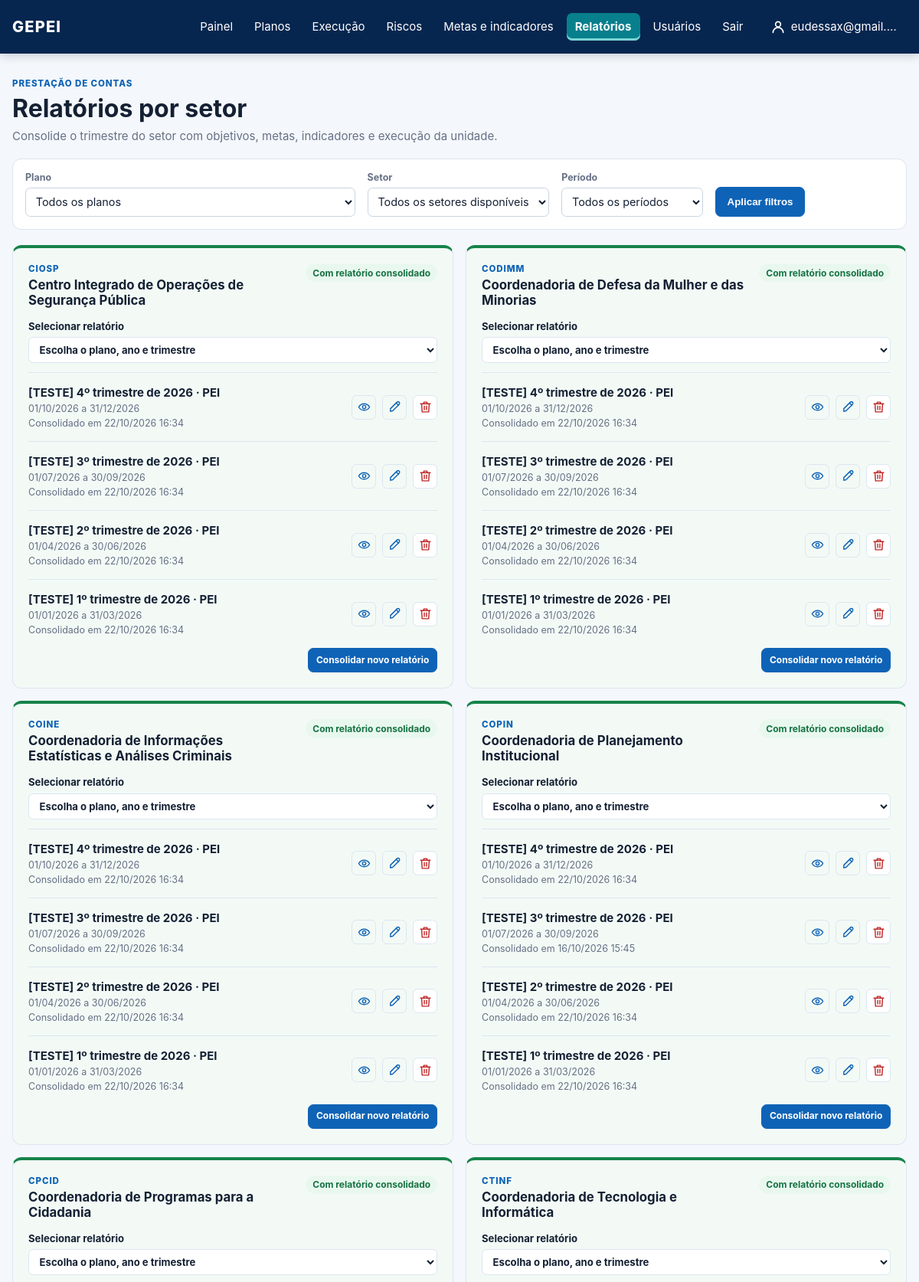
/relatorios/ (signed in, upper part), run on an earlier commit of the app's database.
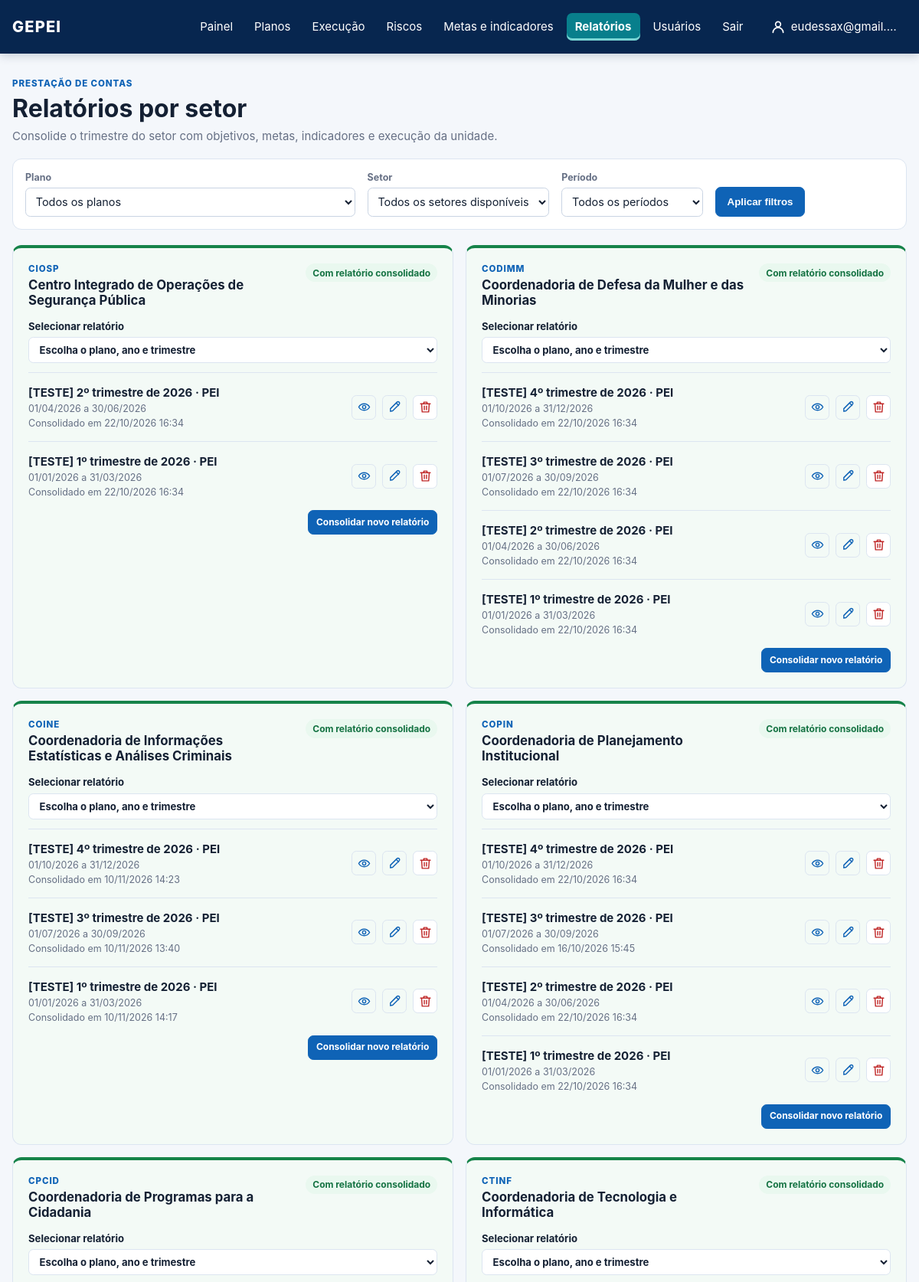
And on a later commit of the database.
### core/models.py (models this page shows)
class OrganizationalUnit(models.Model):
    class UnitType(models.TextChoices):
        ORGAN = "ORGAO", "Órgão"
        UNIT = "UNIDADE", "Unidade"
        SECTOR = "SETOR", "Setor"
    organization = models.ForeignKey(Organization, on_delete=models.PROTECT)
    parent = models.ForeignKey("self", null=True, blank=True, on_delete=models.PROTECT)
    name = models.CharField(max_length=180)
    acronym = models.CharField(max_length=30, blank=True)
    unit_type = models.CharField(max_length=10, choices=UnitType.choices)
    def __str__(self):
        return self.acronym or self.name

class QuarterlySectorReport(models.Model):
    unit = models.ForeignKey(OrganizationalUnit, on_delete=models.PROTECT)
    plan = models.ForeignKey(Plan, on_delete=models.PROTECT)
    year = models.PositiveSmallIntegerField()
    quarter = models.PositiveSmallIntegerField(choices=[(n, f"{n}º trimestre") for n in range(1, 5)])
    snapshot = models.JSONField(default=dict)
    consolidated_by = models.ForeignKey(settings.AUTH_USER_MODEL, on_delete=models.PROTECT)
    consolidated_at = models.DateTimeField(auto_now_add=True)
    class Meta:
        ordering = ["-year", "-quarter", "unit__name"]
        default_permissions = ("view",)
        permissions = [("consolidate_quarterlysectorreport", "Consolidar relatório trimestral do próprio setor")]
        constraints = [models.CheckConstraint(condition=models.Q(quarter__gte=1, quarter__lte=4), name="valid_report_quarter")]

class Plan(models.Model):
    class PlanType(models.TextChoices):
        PEI = "PEI", "PEI"
        PESP = "PESP", "PESP"
        PPA = "PPA", "PPA"
        OTHER = "OUTRO", "Outro"
    name = models.CharField(max_length=180)
    acronym = models.CharField(max_length=30)
    plan_type = models.CharField(max_length=10, choices=PlanType.choices)
    start_date = models.DateField()
    end_date = models.DateField()
    active = models.BooleanField(default=True)
    def __str__(self):
        return self.acronym

### core/quarterly_reports.py (the view, shortened to what this page needs)
# urls.py: path("relatorios/", quarterly_reports.overview, name="report_cycle_overview"),
@login_required
def overview(request):
    if not _can_view(request.user):
        raise PermissionDenied
    today = timezone.localdate()
    selected_unit = selected_unit_for_request(request)
    selected_plan = request.GET.get("plan", "")
    selected_year = request.GET.get("year", "")
    view_units = view_scope_units(OrganizationalUnit.objects.order_by("name"), request.user)
    write_units = scope_units(OrganizationalUnit.objects.order_by("name"), request.user)
    can_consolidate = request.user.has_perm("core.consolidate_quarterlysectorreport")
    initial = {"unit": selected_unit, "plan": selected_plan or Plan.objects.filter(active=True).values_list("pk", flat=True).first(), "year": today.year, "quarter": (today.month - 1) // 3 + 1}
    form = QuarterlyReportForm(request.POST if request.method == "POST" else None, units=write_units, initial=initial)
    reports = QuarterlySectorReport.objects.filter(unit__in=view_units).select_related("unit", "plan", "consolidated_by")
    years = sorted(set(reports.values_list("year", flat=True)) | {today.year}, reverse=True)
    if selected_unit.isdigit():
        reports = reports.filter(unit_id=selected_unit)
    if selected_plan.isdigit():
        reports = reports.filter(plan_id=selected_plan)
    period_values = {(year, quarter) for year, quarter in reports.values_list("year", "quarter").distinct()}
    for plan in Plan.objects.filter(active=True).only("start_date", "end_date"):
        for year in range(plan.start_date.year, plan.end_date.year + 1):
            first_quarter = 1 if year > plan.start_date.year else (plan.start_date.month - 1) // 3 + 1
            last_quarter = 4 if year < plan.end_date.year else (plan.end_date.month - 1) // 3 + 1
            period_values.update((year, quarter) for quarter in range(first_quarter, last_quarter + 1))
    period_values.add((today.year, (today.month - 1) // 3 + 1))
    available_periods = [{"value": f"{year}-{quarter}", "label": f"{quarter}º trimestre de {year}"} for year, quarter in sorted(period_values, reverse=True)]
    selected_period = request.GET.get("period", "")
    match = re.fullmatch(r"([2-9]\d{3})-([1-4])", selected_period)
    available_years = list(reports.order_by("-year").values_list("year", flat=True).distinct())
    selected_year = request.GET.get("year", "")
    selected_quarter = request.GET.get("quarter", "")
    if match:
        selected_year, selected_quarter = match.groups()
        if not any(item["value"] == selected_period for item in available_periods):
            available_periods.insert(0, {"value": selected_period, "label": f"{selected_quarter}º trimestre de {selected_year}"})
    else:
        selected_period = ""
    if selected_year.isascii() and selected_year.isdigit() and len(selected_year) == 4:
        reports = reports.filter(year=int(selected_year))
    else:
        selected_year = ""
    if selected_quarter in ("1", "2", "3", "4"):
        reports = reports.filter(quarter=int(selected_quarter))
    else:
        selected_quarter = ""
    if not selected_period and selected_year and selected_quarter:
        selected_period = f"{selected_year}-{selected_quarter}"
    units = view_units.filter(pk=selected_unit) if selected_unit.isdigit() else view_units
    if selected_period:
        units = units.filter(pk__in=reports.values("unit_id"))
    sector_rows = [{"unit": unit, "reports": [r for r in reports if r.unit_id == unit.pk], "can_consolidate": can_consolidate and write_units.filter(pk=unit.pk).exists()} for unit in units]
    return render(request, "core/quarterly_report_overview.html", {"units": view_units, "selected_unit": selected_unit, "plans": Plan.objects.filter(active=True), "selected_plan": selected_plan, "sector_rows": sector_rows, "consolidation_form": form, "can_consolidate": can_consolidate, "available_years": available_years, "selected_year": selected_year, "selected_quarter": selected_quarter, "quarters": range(1, 5), "available_periods": available_periods, "selected_period": selected_period})

### core/forms.py (shortened to what this page needs)
class QuarterlyReportForm(forms.Form):
    plan = forms.ModelChoiceField(queryset=None, label="Plano")
    unit = forms.ModelChoiceField(queryset=OrganizationalUnit.objects.none(), label="Setor")
    year = forms.IntegerField(label="Ano", min_value=2000, max_value=9999)
    quarter = forms.TypedChoiceField(label="Trimestre", coerce=int, choices=((1, "1º trimestre · janeiro a março"), (2, "2º trimestre · abril a junho"), (3, "3º trimestre · julho a setembro"), (4, "4º trimestre · outubro a dezembro")))
    def __init__(self, *args, units, **kwargs):
        from .models import Plan
        super().__init__(*args, **kwargs)
        self.fields["plan"].queryset = Plan.objects.filter(active=True).order_by("acronym")
        self.fields["unit"].queryset = units

### core/context_processors.py (called while the page is built)
def navigation_plans(request):
    if not request.user.is_authenticated:
        return {"navigation_plans": []}
    return {"navigation_plans": Plan.objects.order_by("acronym", "name")}

### core/permissions.py (called while the page is built)
def is_administrator(user):
    if user.is_superuser:
        return True
    return user.groups.filter(name__iexact=ADMINISTRATOR_GROUP_NAME).exists()

def view_scope_units(queryset, user):
    return scope_units(queryset, user, for_view=True)

### templates/core/quarterly_report_overview.html (shortened to what this page needs)
{% extends "base.html" %}
{% block content %}
<section class="page-heading dashboard-heading"><div><p class="eyebrow">Prestação de contas</p><h1>Relatórios por setor</h1><p>Consolide o trimestre do setor com objetivos, metas, indicadores e execução da unidade.</p></div></section>
<form method="get" class="dashboard-filters"><label>Plano<select name="plan"><option value="">Todos os planos</option></select></label><label>Setor<select name="unit"><option value="">Todos os setores disponíveis</option></select></label><label>Período<select name="period" onchange="this.form.requestSubmit()"><option value="">Todos os períodos</option></select></label><button class="button button-primary" type="submit">Aplicar filtros</button></form>
<section class="quarterly-report-sectors">
{% for row in sector_rows %}
<article class="panel quarterly-sector-card {% if row.reports %}quarterly-sector-consolidated{% endif %}">
  <div class="panel-heading"><div><p class="eyebrow">{{ row.unit.acronym }}</p><h2>{{ row.unit.name }}</h2></div><span class="chip {% if row.reports %}chip-concluida{% else %}chip-neutral{% endif %}">{% if row.reports %}Com relatório consolidado{% else %}Sem consolidação{% endif %}</span></div>
  {% if row.reports %}<label class="quarterly-report-picker">Selecionar relatório<select data-select-report><option value="">Escolha o plano, ano e trimestre</option></select></label>{% endif %}
  {% for report in row.reports %}<div class="quarterly-report-entry"><div><strong>{% if report.snapshot.contains_test_data %}[TESTE] {% endif %}{{ report.quarter }}º trimestre de {{ report.year }} · {{ report.plan.acronym }}</strong><small>{{ report.snapshot.period_label }}</small><small>Consolidado em {{ report.consolidated_at|date:"d/m/Y H:i" }}</small></div><div class="quarterly-report-actions"><a class="row-icon" href="{% url 'quarterly_report_detail' report.pk %}" title="Ver relatório" aria-label="Ver relatório">{% include "core/_record_icon.html" with icon="view" %}</a>{% if row.can_consolidate %}<a class="row-icon" href="{% url 'quarterly_report_edit' report.pk %}" title="Editar relatório" aria-label="Editar relatório">{% include "core/_record_icon.html" with icon="edit" %}</a><button type="button" class="row-icon row-icon-danger" data-delete-report="{{ report.pk }}" title="Excluir relatório" aria-label="Excluir relatório">{% include "core/_record_icon.html" with icon="delete" %}</button>{% endif %}{% if not row.reports and row.can_consolidate %}<button type="button" class="button button-primary" data-consolidate-unit="{{ row.unit.pk }}">Consolidar relatório</button>{% endif %}</div></div>{% if row.can_consolidate %}{% include "core/_quarterly_report_delete.html" %}{% endif %}{% empty %}<p class="form-hint">Escolha o plano, o ano e o trimestre para consolidar o primeiro relatório deste setor.</p>{% endfor %}
  {% if row.can_consolidate %}<div class="quarterly-report-actions"><button type="button" class="button button-primary" data-consolidate-unit="{{ row.unit.pk }}">Consolidar novo relatório</button></div>{% endif %}
</article>
{% empty %}<div class="panel empty-state">{% if selected_period %}Nenhum relatório consolidado encontrado para o período selecionado.{% else %}Nenhum setor disponível.{% endif %}</div>{% endfor %}
</section>
{% endblock %}

### templates/core/_record_icon.html
{% if icon == "view" %}<svg viewBox="0 0 24 24" width="18" height="18" fill="none" stroke="currentColor" stroke-width="1.8" stroke-linecap="round" stroke-linejoin="round" aria-hidden="true"><path d="M2 12s3.5-6 10-6 10 6 10 6-3.5 6-10 6S2 12 2 12Z"/><circle cx="12" cy="12" r="3"/></svg>{% elif icon == "delete" %}<svg viewBox="0 0 24 24" width="18" height="18" fill="none" stroke="currentColor" stroke-width="1.8" aria-hidden="true"><path d="M3 6h18M9 6V3h6v3M5 6l1 15h12l1-15M10 10v7M14 10v7"/></svg>{% elif icon == "evidence" %}<svg viewBox="0 0 24 24" width="18" height="18" fill="none" stroke="currentColor" stroke-width="1.8" aria-hidden="true"><path d="M6 3h8l4 4v14H6zM14 3v4h4M9 12h6M9 16h6"/></svg>{% else %}<svg viewBox="0 0 24 24" width="18" height="18" fill="none" stroke="currentColor" stroke-width="1.8" aria-hidden="true"><path d="m15 5 4 4M4 20l4-1L20 7a2.8 2.8 0 0 0-4-4L4 15z"/></svg>{% endif %}

What changed in the data, as far as the page shows it:
removed QuarterlySectorReport: shows "[TESTE]", quarter "4", year "2026", plan.acronym "PEI", snapshot.period_label "01/10/2026 a 31/12/2026", consolidated_at "22/10/2026 16:34", shown under OrganizationalUnit "Centro Integrado de Operações de Segurança Pública"
removed QuarterlySectorReport: shows "[TESTE]", quarter "3", year "2026", plan.acronym "PEI", snapshot.period_label "01/07/2026 a 30/09/2026", consolidated_at "22/10/2026 16:34", shown under OrganizationalUnit "Centro Integrado de Operações de Segurança Pública"
removed QuarterlySectorReport: shows "[TESTE]", quarter "4", year "2026", plan.acronym "PEI", snapshot.period_label "01/10/2026 a 31/12/2026", consolidated_at "22/10/2026 16:34", shown under OrganizationalUnit "Coordenadoria de Informações Estatísticas e Análises Criminais"
removed QuarterlySectorReport: shows "[TESTE]", quarter "3", year "2026", plan.acronym "PEI", snapshot.period_label "01/07/2026 a 30/09/2026", consolidated_at "22/10/2026 16:34", shown under OrganizationalUnit "Coordenadoria de Informações Estatísticas e Análises Criminais"
removed QuarterlySectorReport: shows "[TESTE]", quarter "2", year "2026", plan.acronym "PEI", snapshot.period_label "01/04/2026 a 30/06/2026", consolidated_at "22/10/2026 16:34", shown under OrganizationalUnit "Coordenadoria de Informações Estatísticas e Análises Criminais"
removed QuarterlySectorReport: shows "[TESTE]", quarter "1", year "2026", plan.acronym "PEI", snapshot.period_label "01/01/2026 a 31/03/2026", consolidated_at "22/10/2026 16:34", shown under OrganizationalUnit "Coordenadoria de Informações Estatísticas e Análises Criminais"
added QuarterlySectorReport: shows "[TESTE]", quarter "4", year "2026", plan.acronym "PEI", snapshot.period_label "01/10/2026 a 31/12/2026", consolidated_at "10/11/2026 14:23", shown under OrganizationalUnit "Coordenadoria de Informações Estatísticas e Análises Criminais"
added QuarterlySectorReport: shows "[TESTE]", quarter "3", year "2026", plan.acronym "PEI", snapshot.period_label "01/07/2026 a 30/09/2026", consolidated_at "10/11/2026 13:40", shown under OrganizationalUnit "Coordenadoria de Informações Estatísticas e Análises Criminais"
added QuarterlySectorReport: shows "[TESTE]", quarter "1", year "2026", plan.acronym "PEI", snapshot.period_label "01/01/2026 a 31/03/2026", consolidated_at "10/11/2026 14:17", shown under OrganizationalUnit "Coordenadoria de Informações Estatísticas e Análises Criminais"
